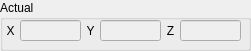
   <widget class="QGroupBox" name="gbActual">
    <property name="geometry">
     <rect>
      <x>10</x>
      <y>660</y>
      <width>251</width>
      <height>51</height>
     </rect>
    </property>
    <property name="title">
     <string>Actual</string>
    </property>
    <widget class="QLabel" name="label_11">
     <property name="geometry">
      <rect>
       <x>0</x>
       <y>20</y>
       <width>21</width>
       <height>21</height>
      </rect>
     </property>
     <property name="text">
      <string>X</string>
     </property>
     <property name="alignment">
      <set>Qt::AlignCenter</set>
     </property>
    </widget>
    <widget class="QLineEdit" name="txtX">
     <property name="enabled">
      <bool>false</bool>
     </property>
     <property name="geometry">
      <rect>
       <x>20</x>
       <y>20</y>
       <width>61</width>
       <height>21</height>
      </rect>
     </property>
    </widget>
    <widget class="QLineEdit" name="txtY">
     <property name="enabled">
      <bool>false</bool>
     </property>
     <property name="geometry">
      <rect>
       <x>100</x>
       <y>20</y>
       <width>61</width>
       <height>21</height>
      </rect>
     </property>
    </widget>
    <widget class="QLabel" name="label_12">
     <property name="geometry">
      <rect>
       <x>80</x>
       <y>20</y>
       <width>21</width>
       <height>21</height>
      </rect>
     </property>
     <property name="text">
      <string>Y</string>
     </property>
     <property name="alignment">
      <set>Qt::AlignCenter</set>
     </property>
    </widget>
    <widget class="QLabel" name="label_14">
     <property name="geometry">
      <rect>
       <x>160</x>
       <y>20</y>
       <width>21</width>
       <height>21</height>
      </rect>
     </property>
     <property name="text">
      <string>Z</string>
     </property>
     <property name="alignment">
      <set>Qt::AlignCenter</set>
     </property>
    </widget>
    <widget class="QLineEdit" name="txtZ">
     <property name="enabled">
      <bool>false</bool>
     </property>
     <property name="geometry">
      <rect>
       <x>180</x>
       <y>20</y>
       <width>61</width>
       <height>21</height>
      </rect>
     </property>
    </widget>
   </widget>
